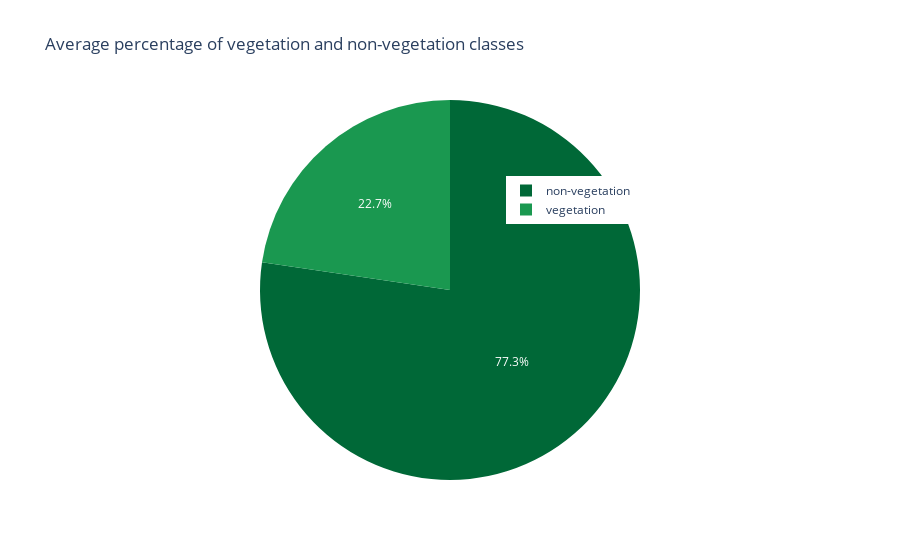

The cell this chart's notebook holds for it:
### Code cell
# Plotting data distribution
df_avg_veg = {'average vegetation count': avg_counts, 'label': ['non-vegetation','vegetation']}
fig = px.pie(df_avg_veg, names='label', values='average vegetation count', color_discrete_sequence=px.colors.diverging.RdYlGn_r, 
title='Average percentage of vegetation and non-vegetation classes')

fig.update_layout(legend=dict(
    yanchor="top",
    y= 0.8,
    xanchor="right",
    x = 0.75))

# ['#CEAF81', '#6BA174'] # alternative colors

### Figure 1 — Plotly figure (JSON) as saved in the notebook; plotly's stock layout.template omitted (floating-point values rounded to 4 significant figures)
{"data": [{"domain": {"x": [0, 1], "y": [0, 1]}, "hovertemplate": "label=%{label}<br>average vegetation count=%{value}<extra></extra>", "labels": ["non-vegetation", "vegetation"], "legendgroup": "", "name": "", "showlegend": true, "type": "pie", "values": [176700000.0, 51792265]}], "layout": {"legend": {"tracegroupgap": 0, "x": 0.75, "xanchor": "right", "y": 0.8, "yanchor": "top"}, "piecolorway": ["rgb(0,104,55)", "rgb(26,152,80)", "rgb(102,189,99)", "rgb(166,217,106)", "rgb(217,239,139)", "rgb(255,255,191)", "rgb(254,224,139)", "rgb(253,174,97)", "rgb(244,109,67)", "rgb(215,48,39)", "rgb(165,0,38)"], "title": {"text": "Average percentage of vegetation and non-vegetation classes"}}}
